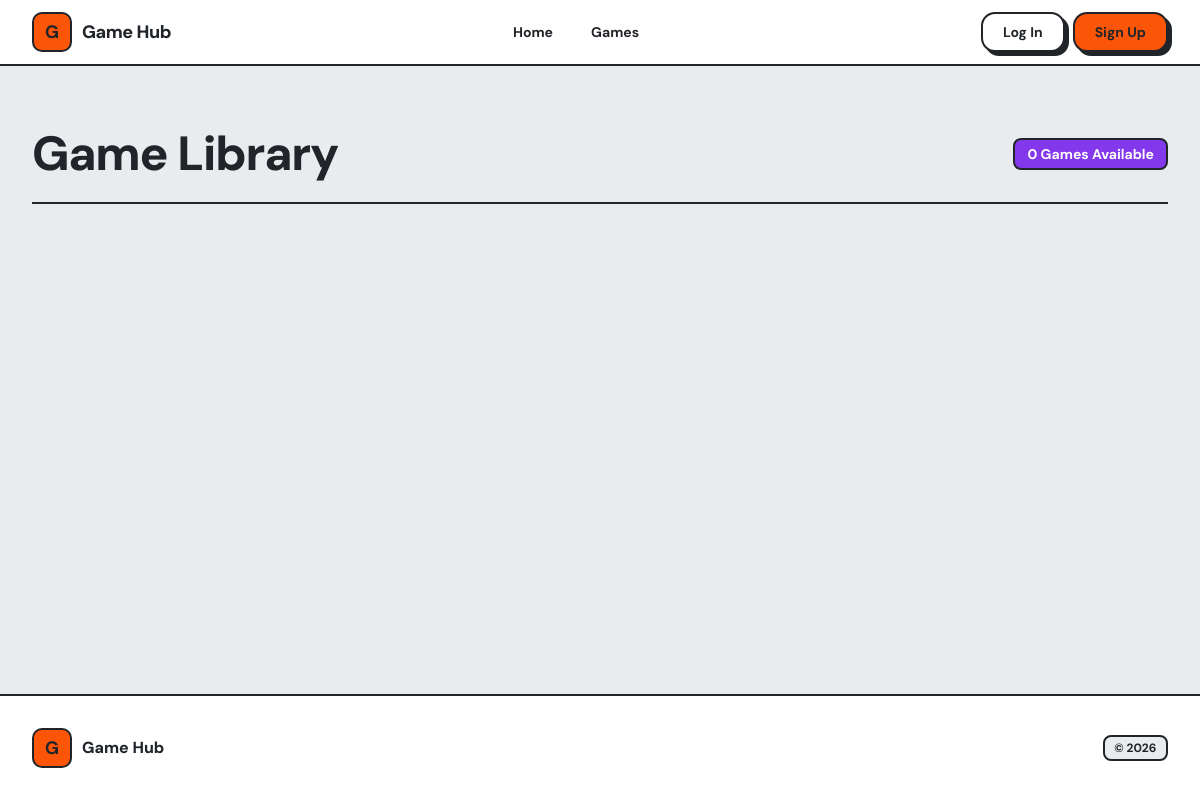
The page /games/ on the database as committed earlier.
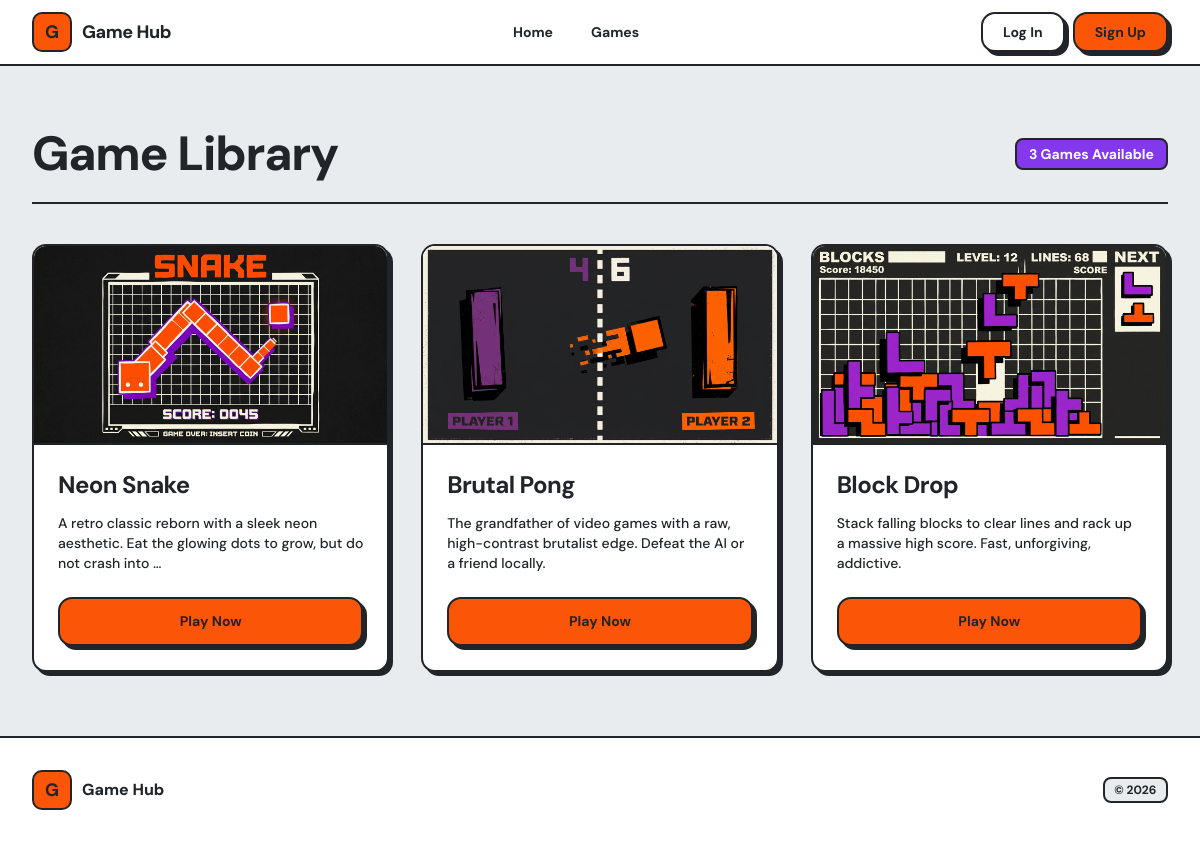
The same page on the database as committed later.
### games/models.py (models this page shows, shortened)
class Game(models.Model):
    title = models.CharField(max_length=200)
    slug = models.SlugField(unique=True)
    description = models.TextField()
    cover_image_url = models.URLField(blank=True, null=True)
    template_name = models.CharField(max_length=100)

### games/views.py (the view)
# urls.py: path('', views.games_list, name='games_list'),
def games_list(request):
    games = Game.objects.all()
    return render(request, 'games/list.html', {'games': games})

### games/templates/games/list.html
{% extends "base.html" %}
{% block content %}
<div class="max-w-7xl mx-auto px-5 md:px-8 py-10 md:py-16">
    <div class="flex items-center justify-between mb-10 border-b-neo border-ink pb-6">
        <h1 class="text-4xl md:text-5xl font-extrabold tracking-tight">Game Library</h1>
        <div class="badge-neo bg-purple text-card px-3 py-1 text-sm">{{ games|length }} Games Available</div>
    </div>
    <div class="grid md:grid-cols-2 lg:grid-cols-3 gap-8">
        {% for game in games %}
        <div class="card-neo flex flex-col group h-full">
            <div class="relative aspect-video border-b-neo border-ink overflow-hidden bg-cream">
                {% if game.cover_image_url %}
                <img src="{{ game.cover_image_url }}" alt="{{ game.title }} Cover" class="w-full h-full object-cover group-hover:scale-105 transition-transform duration-300">
                {% else %}
                <div class="w-full h-full flex items-center justify-center font-bold text-2xl opacity-20">No Image</div>
                {% endif %}
            </div>
            <div class="p-6 flex-1 flex flex-col">
                <div class="flex justify-between items-start mb-3">
                    <h2 class="text-2xl font-bold tracking-tight">{{ game.title }}</h2>
                </div>
                <p class="text-sm font-medium mb-6 flex-1">
                    {{ game.description|truncatewords:20 }}
                </p>
                <a href="{% url 'play_game' game.slug %}" class="btn-neo btn-neo-yellow w-full py-3">
                    Play Now
                </a>
            </div>
        </div>
        {% endfor %}
    </div>
</div>
{% endblock %}

### theme/templates/base.html (shortened to what this page needs)
{% load static tailwind_tags %}
<!DOCTYPE html>
<html lang="en">
<head>
    {% tailwind_css %}
</head>
<body class="bg-cream text-ink min-h-screen flex flex-col overflow-x-hidden">
    <header class="bg-card border-b-neo border-ink sticky top-0 z-50">
        <div class="max-w-7xl mx-auto flex items-center justify-between px-5 md:px-8 h-16">
            <a href="/" class="flex items-center gap-2.5 group">
                <div class="icon-neo bg-yellow">
                    <span class="text-lg font-bold">G</span>
                </div>
                <span class="text-lg font-extrabold tracking-tight">Game Hub</span>
            </a>
            <nav class="hidden md:flex items-center gap-1.5">
                <a href="/" class="px-4 py-2 text-sm font-bold rounded-neo-sm hover:bg-cream transition-colors duration-75">Home</a>
                <a href="{% url 'games_list' %}" class="px-4 py-2 text-sm font-bold rounded-neo-sm hover:bg-cream transition-colors duration-75">Games</a>
            </nav>
            <div class="flex items-center gap-2">
                {% if user.is_authenticated %}
                    <span class="text-sm font-bold mr-2 hidden md:inline-block">{{ user.username }}</span>
                    <form method="post" action="{% url 'logout' %}" class="hidden md:inline-block m-0">
                        {% csrf_token %}
                        <button type="submit" class="btn-neo btn-neo-white text-sm py-2 px-5">Log Out</button>
                    </form>
                {% else %}
                    <a href="{% url 'login' %}" class="btn-neo btn-neo-white text-sm py-2 px-5 hidden md:inline-flex">Log In</a>
                    <a href="{% url 'signup' %}" class="btn-neo btn-neo-yellow text-sm py-2 px-5 hidden md:inline-flex">Sign Up</a>
                {% endif %}
            </div>
        </div>
    </header>
    <main class="flex-1">
        {% block content %}
        {% endblock content %}
    </main>
    <footer class="bg-card border-t-neo border-ink mt-auto">
        <div class="max-w-7xl mx-auto px-5 md:px-8 py-8 flex items-center justify-between">
            <div class="flex items-center gap-2.5">
                <div class="icon-neo bg-yellow">
                    <span class="text-lg font-bold">G</span>
                </div>
                <span class="text-base font-extrabold">Game Hub</span>
            </div>
            <div class="badge-neo bg-cream text-xs">
                &copy; 2026
            </div>
        </div>
    </footer>
</body>
</html>

### theme/templates/base.html (style rules this page uses)
body { font-family: 'DM Sans', system-ui, sans-serif; }

Rows that differ between the two databases and show on the page:
added Game: cover_image_url (picture), title "Neon Snake", description "A retro classic reborn with a sleek neon aesthetic. Eat the glowing dots to grow, but do not crash into …"
added Game: cover_image_url (picture), title "Brutal Pong", description "The grandfather of video games with a raw, high-contrast brutalist edge. Defeat the AI or a friend locally."
added Game: cover_image_url (picture), title "Block Drop", description "Stack falling blocks to clear lines and rack up a massive high score. Fast, unforgiving, addictive."
Other text that changed with them:
{{ games|length }}: "0" → "3"
